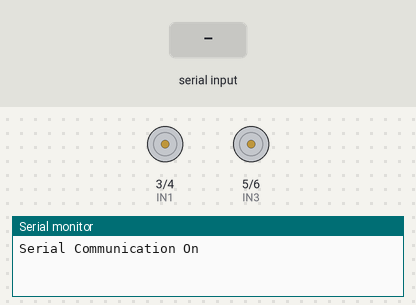
This sketch was run on a simulated Arduino Uno, built with avr-gcc and run on an emulated ATmega328P. On the bench: motor-driver pin pairs drawn as motors (green arrow = first pin HIGH = forward, orange = second pin HIGH = backward, longer = more drive, scaled by the enable pin), the last lines printed to the serial monitor. The inputs (shaded band) are chosen by the test bench.

Above: at 1.2 s.
1.3 s: "avanzar\n" received over Serial
At 2.4 s:
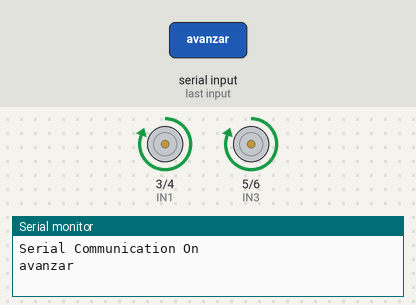
2.8 s: "derecha\n" received over Serial
At 3.5 s:
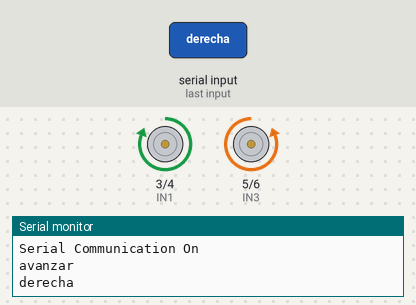
4.3 s: "izquierda\n" received over Serial
At 4.7 s:
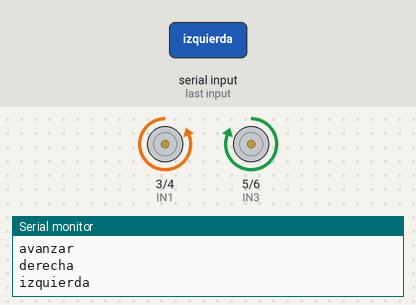
Timing chart, 0 to 7.3 s (numbered marks = the images above; inputs shaded):
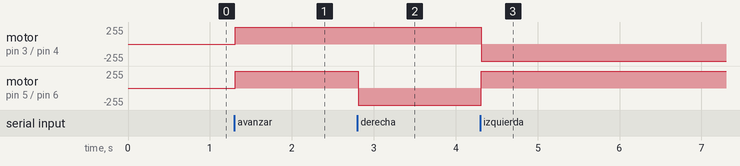

Measured:
- after the input at 1.3 s, motor on pin 3 (IN1) / pin 4 (IN2), motor on pin 5 (IN3) / pin 6 (IN4): stopped → forward 255/255 at once
- after the input at 2.8 s, motor on pin 5 (IN3) / pin 6 (IN4): forward 255/255 → backward 255/255 at once
- after the input at 4.3 s, motor on pin 3 (IN1) / pin 4 (IN2): forward 255/255 → backward 255/255 at once; motor on pin 5 (IN3) / pin 6 (IN4): backward 255/255 → forward 255/255 at once

The sketch:

codigoConCable.ino
```cpp
int IN1 = 3;
int IN2 = 4;
int IN3 = 5;
int IN4 = 6;
int ENA = 2; // Controla la velocidad del motor A
int ENB = 7; // Controla la velocidad del motor B

void setup() {
  Serial.begin(9600); // Inicia la comunicación serial a 9600 baudios

  // Configurar pines de motor como salida
  pinMode(IN1, OUTPUT);
  pinMode(IN2, OUTPUT);
  pinMode(IN3, OUTPUT);
  pinMode(IN4, OUTPUT);
  pinMode(ENA, OUTPUT);
  pinMode(ENB, OUTPUT);

  Serial.println("Serial Communication On"); // Indicar que la comunicación serial está activa
}

void loop() {
  if (Serial.available() > 0) {  // Comprueba si hay datos entrantes en el puerto serial
    String comando = Serial.readStringUntil('\n'); // Lee el comando enviado por el puerto serial hasta un salto de línea
    Serial.println(comando); // Opcional: Imprime el comando recibido

    if (comando == "avanzar") {
      digitalWrite(IN1, HIGH);
      digitalWrite(IN2, LOW);
      digitalWrite(IN3, HIGH);
      digitalWrite(IN4, LOW);
      analogWrite(ENA, 255); // Velocidad máxima
      analogWrite(ENB, 255); // Velocidad máxima
    }
    else if (comando == "derecha") {
      digitalWrite(IN1, HIGH);
      digitalWrite(IN2, LOW);
      digitalWrite(IN3, LOW);
      digitalWrite(IN4, HIGH);
      analogWrite(ENA, 255); // Velocidad máxima
      analogWrite(ENB, 255); // Velocidad máxima
    }
    else if (comando == "izquierda") {
      digitalWrite(IN1, LOW);
      digitalWrite(IN2, HIGH);
      digitalWrite(IN3, HIGH);
      digitalWrite(IN4, LOW);
      analogWrite(ENA, 255); // Velocidad máxima
      analogWrite(ENB, 255); // Velocidad máxima
    }
    else if (comando == "reposo") {
      digitalWrite(IN1, LOW);
      digitalWrite(IN2, LOW);
      digitalWrite(IN3, LOW);
      digitalWrite(IN4, LOW);
      analogWrite(ENA, 0); // Motor apagado
      analogWrite(ENB, 0); // Motor apagado
    }
  }
}
```
